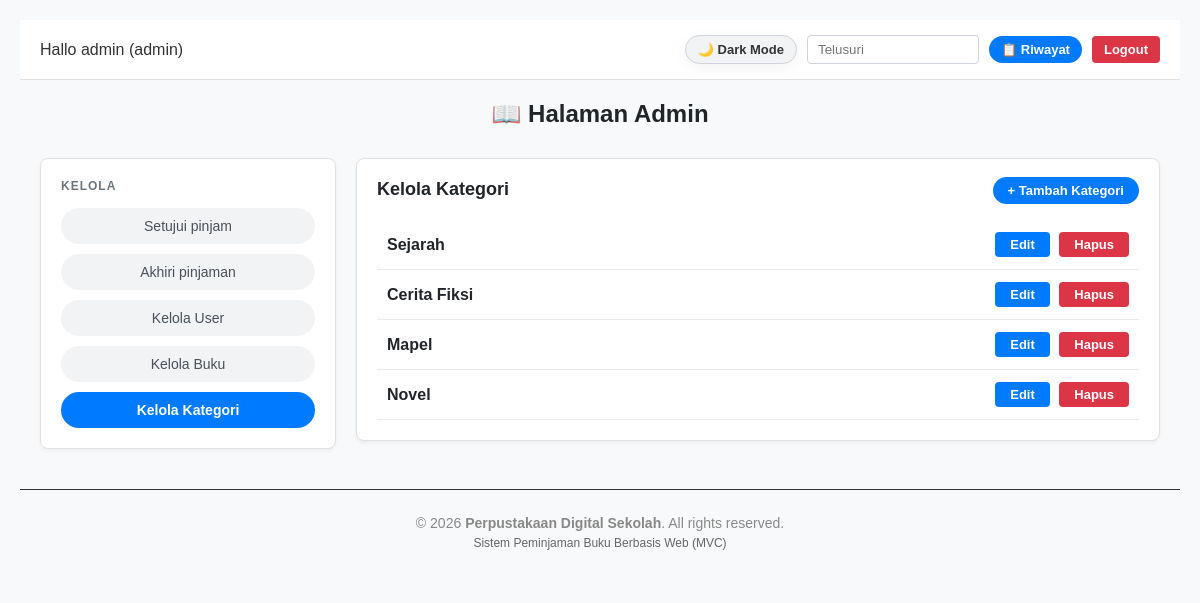
The app's page /index.php?page=admin&action=kelolaKategori (signed in) with its own data.
### tables this page shows
CREATE TABLE `kategori` (
  `id_kategori` int(11) NOT NULL,
  `nama_kategori` varchar(100) NOT NULL
);

### controllers/AdminController.php (called while the page is built, shortened)
<?php
require_once 'models/KategoriModel.php';
class AdminController {
    private $kategoriModel;
    public function __construct() {
        $database = new Database();
        $this->db = $database->getConnection();
        $this->kategoriModel = new KategoriModel($this->db);
    }
public function kelolaKategori() {
    $kategoriList = $this->kategoriModel->getAllKategori();
    require_once 'views/admin/kelola_kategori.php';
}
}

### config/Database.php (called while the page is built, shortened)
<?php
class Database {
    private $host = "localhost";
    private $user = "root";
    private $pass = "";
    private $dbname = "db_pembuku";
    public function getConnection() {
        $this->conn = null;
        try {
            $this->conn = new PDO("mysql:host=" . $this->host . ";dbname=" . $this->dbname, $this->user, $this->pass);
            $this->conn->setAttribute(PDO::ATTR_ERRMODE, PDO::ERRMODE_EXCEPTION);
        } catch(PDOException $exception) {
            echo "Connection error: " . $exception->getMessage();
        }
        return $this->conn;
    }
}

### models/KategoriModel.php (called while the page is built, shortened)
<?php
class KategoriModel {
    private $conn;
    private $table = 'kategori';
    public function __construct($db) {
        $this->conn = $db;
    }
    public function getAllKategori() {
        $query = "SELECT * FROM " . $this->table . " ORDER BY id_kategori DESC";
        $stmt = $this->conn->prepare($query);
        $stmt->execute();
        return $stmt->fetchAll(PDO::FETCH_ASSOC);
    }
}

### views/admin/kelola_kategori.php (the view, shortened to what this page needs)
<?php include 'views/layout/header.php'; ?>
<div class="header-bar" style="display: flex; justify-content: space-between; align-items: center; padding: 15px 20px; background: var(--bg-header); border-bottom: 1px solid var(--border-color); margin-bottom: 20px;">
    <div style="font-weight: 500; color: var(--text-main);">Hallo <?= htmlspecialchars($_SESSION['user']['nama']); ?> (admin)</div>
    <div style="display: flex; align-items: center; gap: 10px;">
        <button id="themeToggle" class="theme-toggle-btn" onclick="toggleTheme()">🌙 Dark Mode</button>
        <form method="GET" action="index.php" style="display:inline;">
            <input type="text" name="search" placeholder="Telusuri" value="<?= htmlspecialchars($_GET['search'] ?? ''); ?>" style="width:150px;">
        </form>
        <a href="index.php?page=admin&action=riwayatPinjam" class="btn btn-blue" style="border-radius: 15px; font-size: 13px; padding: 6px 12px; text-decoration: none;">📋 Riwayat</a>
        <a href="index.php?page=logout" class="btn btn-red" style="padding: 6px 12px; border-radius: 4px; font-size: 13px;">Logout</a>
    </div>
</div>
<h2 style="text-align:center; margin-bottom: 30px; color: var(--text-heading);">📖 Halaman Admin</h2>
<div style="display: flex; gap: 20px; align-items: flex-start; padding: 0 20px;">
    <div class="card" style="flex: 1; min-width: 200px; padding: 20px; box-sizing: border-box;">
        <p style="color: var(--text-muted); margin-top: 0; margin-bottom: 15px; font-size: 12px; letter-spacing: 1px; text-transform: uppercase; font-weight: bold;">Kelola</p>
        <div class="sidebar-menu">
            <a href="index.php?page=admin&action=dashboard" class="btn-sidebar">Setujui pinjam</a>
            <a href="index.php?page=admin&action=akhiriPinjaman" class="btn-sidebar">Akhiri pinjaman</a>
            <a href="index.php?page=admin&action=kelolaUser" class="btn-sidebar">Kelola User</a>
            <a href="index.php?page=admin&action=kelolaBuku" class="btn-sidebar">Kelola Buku</a>
            <a href="index.php?page=admin&action=kelolaKategori" class="btn-sidebar active">Kelola Kategori</a>
        </div>
    </div>
    <div class="card" style="flex: 3; padding: 20px; box-sizing: border-box;">
        <div style="display: flex; justify-content: space-between; align-items: center; margin-bottom: 20px;">
            <div>
                <h3 style="margin: 0; font-size: 18px; text-transform: capitalize; color: var(--text-heading);">Kelola Kategori</h3>
            </div>
            <div>
                <a href="#" onclick="openModalTambah()" class="btn btn-blue" style="border-radius: 15px; font-size: 13px; padding: 6px 15px; text-decoration: none;">+ Tambah Kategori</a>
            </div>
        </div>
        <div class="table-container">
            <table style="width: 100%; border-collapse: collapse;">
                <tbody>
                    <?php if (!empty($kategoriList)): ?>
                        <?php foreach ($kategoriList as $k): ?>
                        <tr style="border-bottom: 1px solid var(--table-border);">
                            <td style="padding: 12px 10px; font-weight: bold; color: var(--text-heading);">
                                <?= htmlspecialchars($k['nama_kategori']); ?>
                            </td>
                            <td style="padding: 12px 10px; text-align: right;">
                                <button type="button" class="btn-action btn-edit" onclick="openModalEdit(<?= $k['id_kategori']; ?>, '<?= htmlspecialchars($k['nama_kategori'], ENT_QUOTES); ?>')">Edit</button>
                                <a href="index.php?page=admin&action=hapusKategori&id=<?= $k['id_kategori']; ?>" class="btn-action btn-delete" onclick="return confirm('Hapus kategori ini? Buku yang terhubung mungkin akan kehilangan referensi kategori.');">Hapus</a>
                            </td>
                        </tr>
                        <?php endforeach; ?>
                    <?php else: ?>
                        <tr>
                            <td colspan="2" style="text-align: center; color: var(--text-muted); padding: 25px;">Belum ada data kategori.</td>
                        </tr>
                    <?php endif; ?>
                </tbody>
            </table>
        </div>
    </div>
</div>
<?php include 'views/layout/footer.php'; ?>

### views/layout/header.php (style rules this page uses)
body { background-color: #1a1a1a; color: #ffffff; font-family: 'Segoe UI', Tahoma, Geneva, Verdana, sans-serif; margin: 0; padding: 20px; }
:root { --bg-body: #f8f9fa; --bg-card: #ffffff; --bg-header: #ffffff; --text-main: #333333; --text-muted: #6c757d; --border-color: #e0e0e0; --input-bg: #ffffff; --input-border: #ced4da; --input-text: #495057; --input-placeholder: #adb5bd; --table-border: #e9ecef; --table-header-color: #495057; --cover-placeholder-bg: #e9ecef; --btn-nav-bg: #e9ecef; --btn-nav-text: #495057; --btn-nav-hover: #dee2e6; --btn-blue-bg: #007bff; --btn-blue-hover: #0056b3; --shadow: 0 4px 15px rgba(0, 0, 0, 0.05); }
body { background-color: var(--bg-body); color: var(--text-main); font-family: Arial, sans-serif; margin: 0; transition: background-color 0.3s, color 0.3s; }
.card { background-color: var(--bg-card); border: 1px solid var(--border-color); border-radius: 20px; box-shadow: var(--shadow); padding: 20px; box-sizing: border-box; transition: background-color 0.3s, border-color 0.3s; }
.header-bar { display: flex; justify-content: space-between; align-items: center; padding: 15px 20px; background: var(--bg-header); border-bottom: 1px solid var(--border-color); margin-bottom: 20px; transition: background-color 0.3s, border-color 0.3s; }
.btn-blue { background-color: var(--btn-blue-bg); color: white; border: none; padding: 6px 18px; border-radius: 15px; text-decoration: none; font-size: 13px; font-weight: bold; cursor: pointer; transition: opacity 0.2s; }
.btn-red { background-color: #dc3545; color: white; border: none; padding: 6px 14px; border-radius: 15px; text-decoration: none; font-size: 13px; font-weight: bold; display: inline-flex; align-items: center; cursor: pointer; transition: opacity 0.2s; }
.theme-toggle-btn { background-color: var(--bg-card); color: var(--text-main); border: 1px solid var(--border-color); padding: 6px 12px; border-radius: 15px; cursor: pointer; font-size: 13px; font-weight: bold; box-shadow: var(--shadow); transition: background-color 0.2s; }

### views/admin/kelola_kategori.php (style rules this page uses)
:root { --bg-body: #f8f9fa; --bg-card: #ffffff; --bg-header: #ffffff; --text-main: #333333; --text-muted: #6c757d; --text-heading: #212529; --border-color: #e0e0e0; --input-bg: #ffffff; --input-border: #ced4da; --input-text: #495057; --sidebar-bg: #f1f3f5; --sidebar-hover: #e2e6ea; --sidebar-text: #495057; --sidebar-active-bg: #007bff; --sidebar-active-text: #ffffff; --table-border: #e9ecef; --modal-bg: #ffffff; --badge-count-bg: #6c757d; --badge-count-text: #fff; }
body { background-color: var(--bg-body); color: var(--text-main); transition: background-color 0.3s, color 0.3s; }
.card { background-color: var(--bg-card); border: 1px solid var(--border-color); border-radius: 8px; box-shadow: 0 2px 4px rgba(0, 0, 0, 0.05); }
.input-dark, input[type="text"] { background-color: var(--input-bg); border: 1px solid var(--input-border); color: var(--input-text); padding: 6px 10px; border-radius: 4px; }
.btn-blue { background-color: #007bff; color: white; border: none; }
.btn-red { background-color: #dc3545; color: white; text-decoration: none; border: none; }
.btn-action { padding: 5px 15px; border-radius: 4px; text-decoration: none; color: white; font-size: 13px; cursor: pointer; display: inline-block; text-align: center; font-weight: bold; }
.btn-edit { background-color: #007bff; border: none; margin-right: 5px; }
.btn-delete { background-color: #dc3545; border: none; cursor: pointer; color: #fff; }
.sidebar-menu { display: flex; flex-direction: column; gap: 10px; width: 100%; box-sizing: border-box; }
.btn-sidebar { display: block; width: 100%; padding: 10px 14px; background-color: var(--sidebar-bg); color: var(--sidebar-text); text-decoration: none; text-align: center; border-radius: 20px; font-size: 14px; font-weight: 500; box-sizing: border-box; transition: background-color 0.2s, transform 0.1s; }
.btn-sidebar.active { background-color: var(--sidebar-active-bg); color: var(--sidebar-active-text); font-weight: bold; }
.theme-toggle-btn { background-color: var(--sidebar-bg); color: var(--text-main); border: 1px solid var(--input-border); padding: 6px 12px; border-radius: 15px; cursor: pointer; font-size: 13px; font-weight: bold; transition: background-color 0.2s; }

### records on screen
kategori: nama_kategori "Sejarah"
kategori: nama_kategori "Cerita Fiksi"
kategori: nama_kategori "Mapel"
kategori: nama_kategori "Novel"

### other values on screen
$_SESSION['user']['nama'] "admin"
